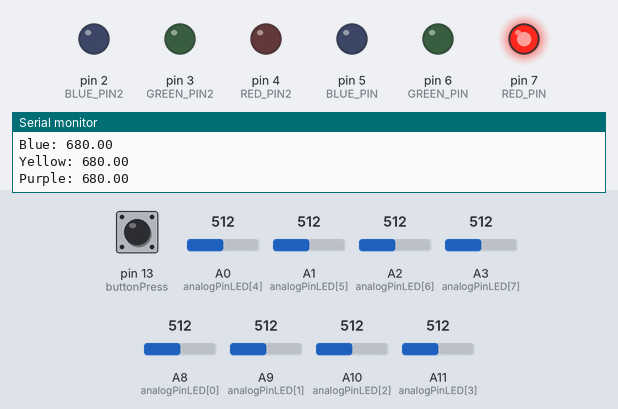
This sketch was run on a simulated Arduino Mega 2560, built with avr-gcc and run on an emulated ATmega2560. On the bench: output pins drawn as LEDs (lit = HIGH), the last lines printed to the serial monitor. The test bench sets the inputs (shaded band); at power-on: pin 13 (buttonPress) HIGH, A0 (analogPinLED[4]) = 512, A1 (analogPinLED[5]) = 512, A2 (analogPinLED[6]) = 512, A3 (analogPinLED[7]) = 512, A8 (analogPinLED[0]) = 512, A9 (analogPinLED[1]) = 512, A10 (analogPinLED[2]) = 512, A11 (analogPinLED[3]) = 512.

Above: at 2.2 s.
2.3 s: pin 13 (buttonPress) pulled LOW for 1.7 s
At 5.4 s:
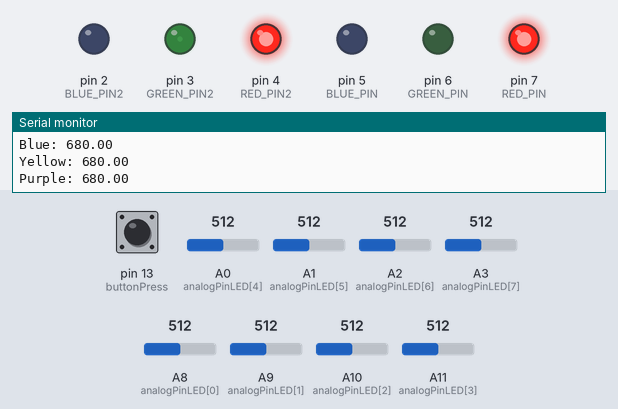
5.7 s: pin 13 (buttonPress) pulled LOW for 1.7 s
At 9.1 s:
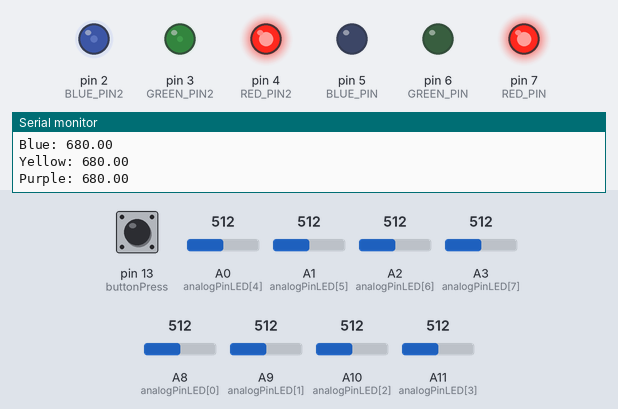
Timing chart, 0 to 10.6 s (numbered marks = the images above; inputs shaded):
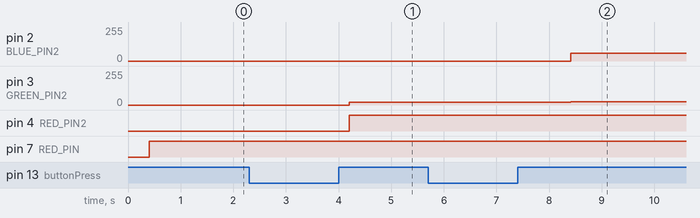

Measured:
- after the input at 2.3 s, pin 3 (GREEN_PIN2): 0/255 → 20/255 after 1.9 s; pin 4 (RED_PIN2): LOW → HIGH after 1.9 s
- after the input at 5.7 s, pin 2 (BLUE_PIN2): 0/255 → 60/255 after 2.7 s; pin 3 (GREEN_PIN2): 20/255 → 25/255 after 2.7 s

The sketch:

LED_Test_Mechanism.ino.ino
```cpp
const int analogPinLED[] = {A8, A9, A10, A11, A0, A1, A2, A3};

int raw = 0;
int Vin = 5;
float Vout1 = 0;
float known_R1 = 680; //100;
float buffer = 0;
float green = 0;
float blue = 0;
float yellow = 0;
float purple = 0;

int buttonPress = 13;
int buttonState;
int pastState = HIGH;
bool colorToggle = false;
int i;
int allGood = 0;

#define RED_PIN 7
#define GREEN_PIN 6
#define BLUE_PIN 5

int RED_PIN2 = 4;
int GREEN_PIN2 = 3;
int BLUE_PIN2 = 2;

void setup() {
  // put your setup code here, to run once:
  pinMode(RED_PIN, OUTPUT);
  pinMode(GREEN_PIN, OUTPUT);
  pinMode(BLUE_PIN, OUTPUT);

  pinMode(RED_PIN2, OUTPUT);
  pinMode(GREEN_PIN2, OUTPUT);
  pinMode(BLUE_PIN2, OUTPUT);

  pinMode(buttonPress, INPUT_PULLUP);
  //digitalWrite(buttonPress, HIGH);
  Serial.begin(9600);
}

void loop() {

  buttonState = digitalRead(buttonPress); // Read the state of the button

  // Check if the button state has changed
  if (buttonState != pastState) {
    // Check if the button is pressed (transition from LOW to HIGH)
    if (buttonState == HIGH) {
      // Toggle the color state
      colorToggle = !colorToggle;
      // Update the RGB LED state based on color state
      if (colorToggle) {
        // Set the RGB LED to orange (mix of red and green)
        i = 0;
        analogWrite(RED_PIN2, 255); //255
        analogWrite(GREEN_PIN2, 20); //20
        analogWrite(BLUE_PIN2, 0); //0
        Serial.println(buttonState);
      } else {
        i = 4;
        analogWrite(RED_PIN2, 255);
        analogWrite(GREEN_PIN2, 25);
        analogWrite(BLUE_PIN2, 60);
        Serial.println(buttonState);
      }
    }
    // Update the last button state
    pastState = buttonState;
  }

  // Serial.println("made it here");
  // delay(500);

  raw = analogRead(analogPinLED[i]);
  buffer = raw * Vin;
  Vout1 = (buffer)/1024.0;
  buffer = (Vin/Vout1) - 1;
  if(colorToggle == true){
    green = (((Vin*known_R1)/Vout1)-known_R1);
  }
  else{
    green = ((known_R1*Vout1)/(Vin-Vout1));
  }
// the error occuring here is because of the if/else statement above.maybe out of scope?
  raw = analogRead(analogPinLED[i+1]);
  buffer = raw * Vin;
  Vout1 = (buffer)/1024.0;
  buffer = (Vin/Vout1) - 1;
  if(colorToggle == true){
    blue = (((Vin*known_R1)/Vout1)-known_R1);
  }
  else{
    blue = ((known_R1*Vout1)/(Vin-Vout1));
  }

  raw = analogRead(analogPinLED[i+2]);
  buffer = raw * Vin;
  Vout1 = (buffer)/1024.0;
  buffer = (Vin/Vout1) - 1;
  if(colorToggle){
    yellow = (((Vin*known_R1)/Vout1)-known_R1);
  }
  else{
    yellow = ((known_R1*Vout1)/(Vin-Vout1));
  }


  raw = analogRead(analogPinLED[i+3]);
  Serial.println(String("raw: ") + raw);
  buffer = raw * Vin;
  Vout1 = (buffer)/1024.0;
  buffer = (Vin/Vout1) - 1;
  if(colorToggle){
    purple = (((Vin*known_R1)/Vout1)-known_R1);
  }
  else{
    purple = ((known_R1*Vout1)/(Vin-Vout1));
  }

  // Serial.println("set led values");
  // delay(500);

  Serial.println(String("Green: ") + green);
  delay(100);
  Serial.println(String("Blue: ") + blue);
  delay(100);
  Serial.println(String("Yellow: ") + yellow);
  delay(100);
  Serial.println(String("Purple: ") + purple);
  delay(100);

  if (green >= 10 && blue >= 10 && yellow >= 10 && purple >= 10){
    setColor(255, 0, 0);
    delay(1000); // Wait for 1 second
  }

  else if (green < 10 && blue < 10 && yellow < 10 && purple < 10){
    setColor(255, 255, 255);
    allGood = 1;
    delay(1000); // Wait for 1 second
  }

  // Serial.println("all working");
  // delay(500);

  if (allGood == 0){

    if (green < 10){
      // Green
      setColor(0, 255, 0);
      delay(1000); // Wait for 1 second
    }

    if (blue < 10){

      setColor(0, 0, 255);
      delay(1000); // Wait for 1 second
    }

    if (yellow < 10){

      setColor(240, 100, 0);
      delay(1000); // Wait for 1 second
    }

    if (purple < 10){

      setColor(255, 0, 255);
      delay(1000); // Wait for 1 second
    }
  }
  // put your main code here, to run repeatedly:
  allGood = 0;

}

 void setColor(int red, int green, int blue) {
  analogWrite(RED_PIN, red);
  analogWrite(GREEN_PIN, green);
  analogWrite(BLUE_PIN, blue);
  }
```
